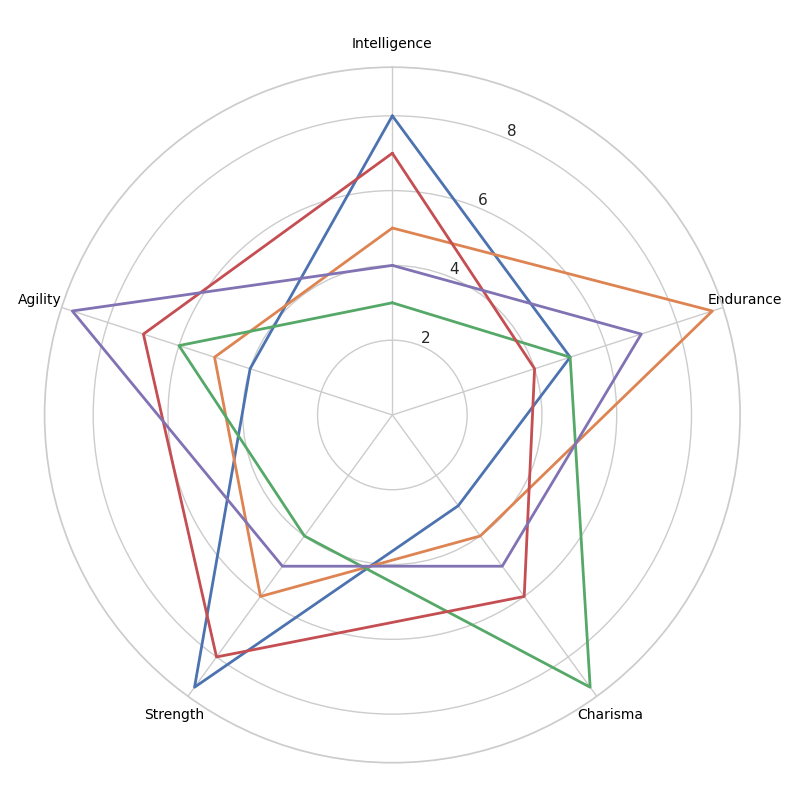

The script that drew this image:
import numpy as np
import matplotlib.pyplot as plt
from math import pi

# Randomly altered textual elements
attributes = ['Intelligence', 'Endurance', 'Charisma', 'Strength', 'Agility']
attribute_values = {
    'Archer': [8, 5, 3, 9, 4],
    'Thief': [5, 9, 4, 6, 5],
    'Wizard': [3, 5, 9, 4, 6],
    'Knight': [7, 4, 6, 8, 7],
    'Minstrel': [4, 7, 5, 5, 9]
}

num_attributes = len(attributes)
angles = np.linspace(0, 2 * pi, num_attributes, endpoint=False).tolist()
angles += angles[:1]

fig, ax = plt.subplots(figsize=(8, 8), subplot_kw=dict(polar=True))
ax.set_theta_offset(pi / 2)
ax.set_theta_direction(-1)
plt.xticks(angles[:-1], attributes, color='black', size=10)

for char_class, values in attribute_values.items():
    values += values[:1]
    ax.plot(angles, values, linewidth=2, linestyle='solid')

plt.tight_layout()
plt.show()
